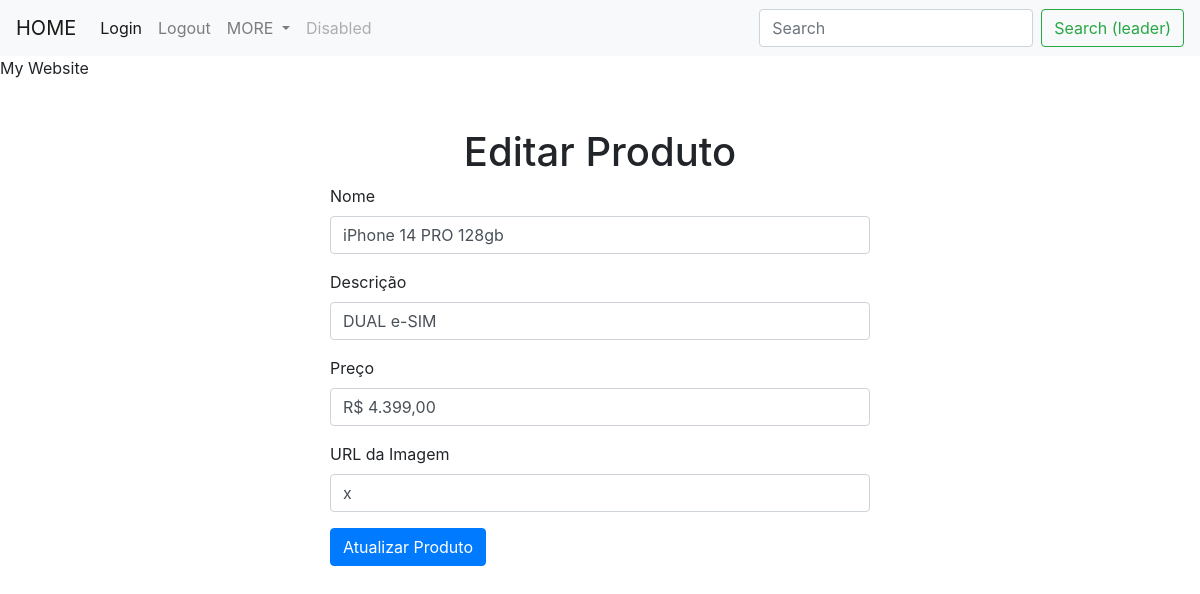
The app's page /edit/1, older data.
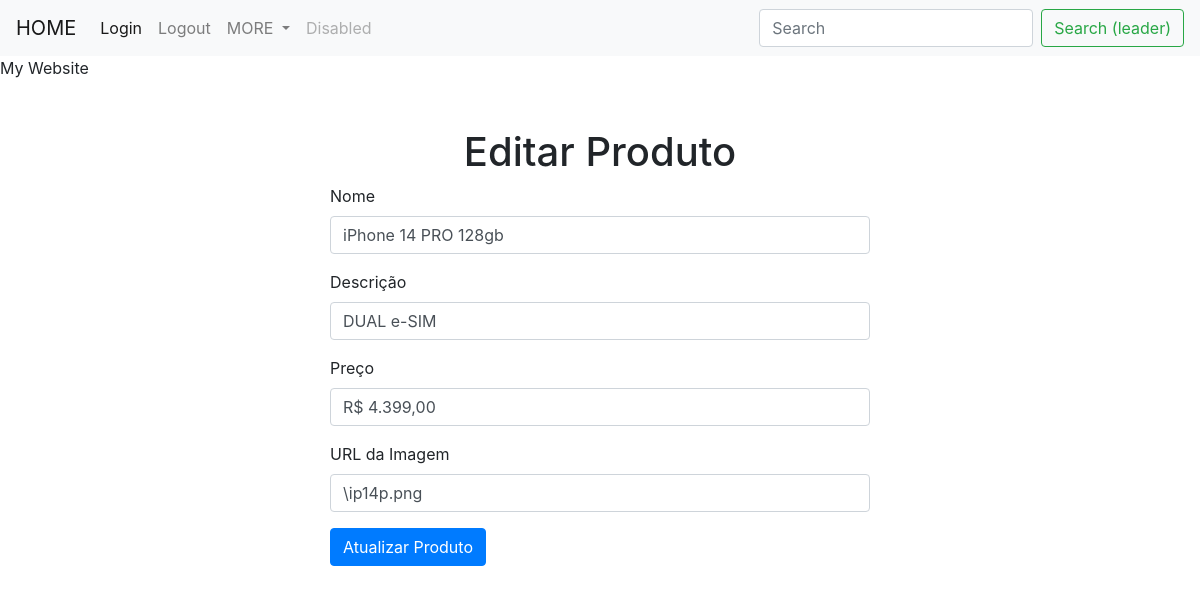
The same page, newer data.
### tutorial.py (models this page shows)
class Produto(db.Model):
    id = db.Column(db.Integer, primary_key=True)
    nome = db.Column(db.String(80), nullable=False)
    descricao = db.Column(db.String(200), nullable=False)
    preco = db.Column(db.String(20), nullable=False)
    imagem = db.Column(db.String(200), nullable=False)

### tutorial.py (the view)
@app.route('/edit/<int:produto_id>', methods=['GET', 'POST'])
def edit(produto_id):
    produto = Produto.query.get_or_404(produto_id)
    form = EditarProdutoForm()
    if form.validate_on_submit():
        produto.nome = form.nome.data
        produto.descricao = form.descricao.data
        produto.preco = form.preco.data
        produto.imagem = form.imagem.data
        db.session.commit()
        flash('Produto atualizado com sucesso!', 'success')
        return redirect(url_for('index'))
    elif request.method == 'GET':
        form.nome.data = produto.nome
        form.descricao.data = produto.descricao
        form.preco.data = produto.preco
        form.imagem.data = produto.imagem
    return render_template('edit.html', form=form, produto=produto)

### forms.py
class EditarProdutoForm(FlaskForm):
    nome = StringField('Nome', validators=[DataRequired()])
    descricao = StringField('Descrição', validators=[DataRequired()])
    preco = StringField('Preço', validators=[DataRequired()])
    imagem = StringField('URL da Imagem', validators=[DataRequired()])
    submit = SubmitField('Atualizar Produto')

### templates/edit.html (shortened to what this page needs)
{% extends "base.html" %}
{% block content %}
<head>
</head>
<body>
    <div class="container mt-5">
        <h1 class="text-center">Editar Produto</h1>
        <div class="row justify-content-center">
            <div class="col-md-6">
                <form method="POST" action="{{ url_for('view', produto_id=produto.id) }}">
                    <div class="form-group">
                        {{ form.nome.label(class="form-label") }}
                        {{ form.nome(class="form-control") }}
                    </div>
                    <div class="form-group">
                        {{ form.descricao.label(class="form-label") }}
                        {{ form.descricao(class="form-control") }}
                    </div>
                    <div class="form-group">
                        {{ form.preco.label(class="form-label") }}
                        {{ form.preco(class="form-control") }}
                    </div>
                    <div class="form-group">
                        {{ form.imagem.label(class="form-label") }}
                        {{ form.imagem(class="form-control") }}
                    </div>
                    <div class="form-group">
                        {{ form.submit(class="btn btn-primary") }}
                    </div>
                </form>
            </div>
        </div>
    </div>
</body>
{% endblock content %}

### templates/base.html (shortened to what this page needs)
<!DOCTYPE html>
<html lang="en">
<head>
    <link rel="stylesheet" href="https://cdn.jsdelivr.net/npm/bootstrap@4.3.1/dist/css/bootstrap.min.css">
</head>
<body>
    <nav class="navbar navbar-expand-lg navbar-light bg-light">
        <a class="navbar-brand" href="/">HOME</a>
        <div class="collapse navbar-collapse" id="navbarSupportedContent">
          <ul class="navbar-nav mr-auto">
            <li class="nav-item active">
              <a class="nav-link" href="/login">Login <span class="sr-only">(current)</span></a>
            </li>
            <li class="nav-item">
              <a class="nav-link" href="/logout">Logout</a>
            </li>
            <li class="nav-item dropdown">
              <a class="nav-link dropdown-toggle" href="#" id="navbarDropdown" role="button" data-toggle="dropdown" aria-haspopup="true" aria-expanded="false">
                MORE
              </a>
            </li>
            <li class="nav-item">
              <a class="nav-link disabled" href="#" tabindex="-1" aria-disabled="true">Disabled</a>
            </li>
          </ul>
          <form class="form-inline my-2 my-lg-0">
            <input class="form-control mr-sm-2" type="search" placeholder="Search" aria-label="Search">
            <button class="btn btn-outline-success my-2 my-sm-0" type="submit">Search (leader)</button>
          </form>
        </div>
      </nav>
    <p>My Website</p>
    <div class="container-fluid">
      {% block content %}{% endblock %}
    </div>
</body>
</html>

Row changes from the older to the newer data that the page shows:
changed Produto "iPhone 14 PRO 128gb": imagem "x" → "\\ip14p.png"
